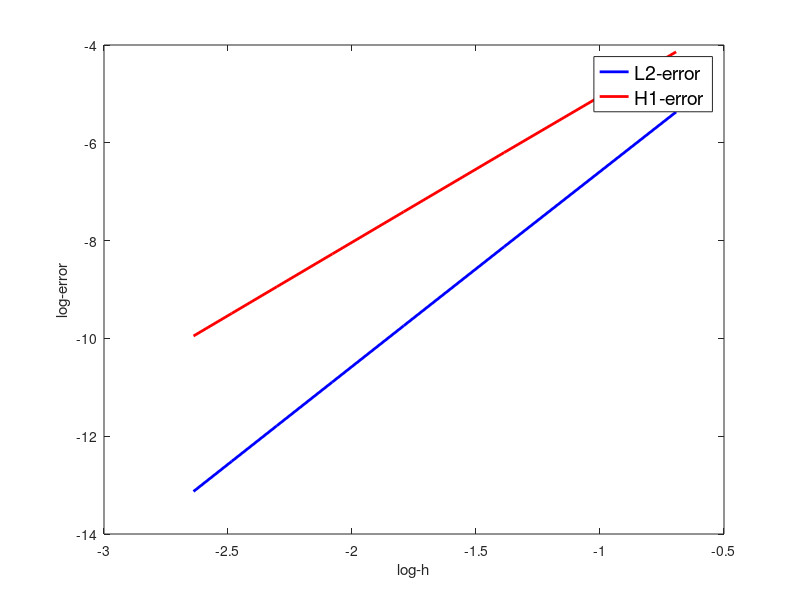

The MATLAB script that drew this image:
% plot the error
figure;
log_h = [1/2,1/4,1/6,1/8,1/10,1/12,1/14];
log_h = log(log_h);

% =========================================================================
% deg=1
% log_L2_error = [0.484506990465074, 0.137310713571363, 0.0624336609000978,...
%     0.0353987795207906, 0.0227384390300609, 0.0158220347007937, 0.0116382998961328];
% log_L2_error = log(log_L2_error);
% log_H1_error = [0.568853012649138, 0.316045318830524, 0.214846242113617,...
%     0.162236770760622, 0.130199291856753, 0.108685343314206, 0.0932550760846382];
% =========================================================================

% =========================================================================
% deg=2
% log_L2_error = [0.0583638844316620,0.00782135960630838,0.00234624976349926,...
%     0.000994076801627725,0.000509975022731040,0.000295441195509620,0.000186170706444686];
% log_L2_error = log(log_L2_error);
% log_H1_error = [0.137500000000000,0.0367187500000000,0.0165123456790128,...
%     0.00932617187499990,0.00597999999999995,0.00415702160493805,0.00305601832569772];
% log_H1_error = log(log_H1_error);
% =========================================================================

% =========================================================================
% deg=3
log_L2_error = [0.00465847495312498,0.000296308264919676,5.87166077345804e-05,...
    1.85989196844788e-05,7.62202322856128e-06,3.67676698432309e-06,1.98496004352310e-06];
log_L2_error = log(log_L2_error);
log_H1_error = [0.0159169159790994,0.00203189378534167,0.000604333958313603,...
    0.000255290856841078,0.000130788815597243,7.57130763469799e-05,4.76889015846964e-05];
log_H1_error = log(log_H1_error);
% =========================================================================



plot(log_h, log_L2_error,'b-', 'LineWidth', 2);
hold on;
plot(log_h, log_H1_error,'r-', 'LineWidth', 2);
xlabel("log-h");
ylabel("log-error");
legend('L2-error', 'H1-error','Location', 'Best', 'FontSize', 14, 'Box', 'on');

% rate of error
L2_rate_error = zeros(length(log_h)-1,1);
H1_rate_error = zeros(length(log_h)-1,1);
for ii = 1:length(log_h)-1
    L2_rate_error(ii) = (log_L2_error(ii+1) - log_L2_error(ii))/(log_h(ii+1)-log_h(ii));
    H1_rate_error(ii) = (log_H1_error(ii+1) - log_H1_error(ii))/(log_h(ii+1)-log_h(ii));
end